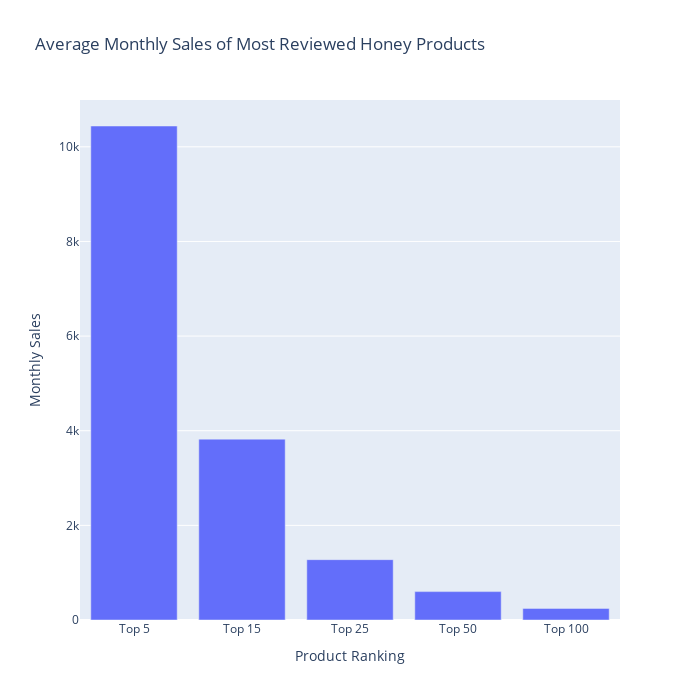

Here is the notebook cell this chart was saved with:
### Code cell
data = VisualizeData(
    highest_reviews, 
    'average bought last month', 
    "Average Monthly Sales of Most Reviewed Honey Products", 
    'Product Ranking',
    'Monthly Sales',
    'bar'
)
data.main()

### Figure 1 — Plotly figure (JSON) as saved in the notebook; plotly's stock layout.template omitted (floating-point values rounded to 4 significant figures)
{"data": [{"alignmentgroup": "True", "hovertemplate": "Product Ranking=%{x}<br>Monthly Sales=%{y}<extra></extra>", "legendgroup": "", "marker": {"color": "#636efa", "pattern": {"shape": ""}}, "name": "", "offsetgroup": "", "orientation": "v", "showlegend": false, "textposition": "auto", "type": "bar", "x": ["Top 5", "Top 15", "Top 25", "Top 50", "Top 100"], "xaxis": "x", "y": [10440, 3822.0, 1275, 600, 245.3], "yaxis": "y"}], "layout": {"barmode": "relative", "height": 700, "legend": {"tracegroupgap": 0}, "title": {"text": "Average Monthly Sales of Most Reviewed Honey Products"}, "width": 700, "xaxis": {"anchor": "y", "domain": [0, 1], "title": {"text": "Product Ranking"}}, "yaxis": {"anchor": "x", "domain": [0, 1], "title": {"text": "Monthly Sales"}}}}
